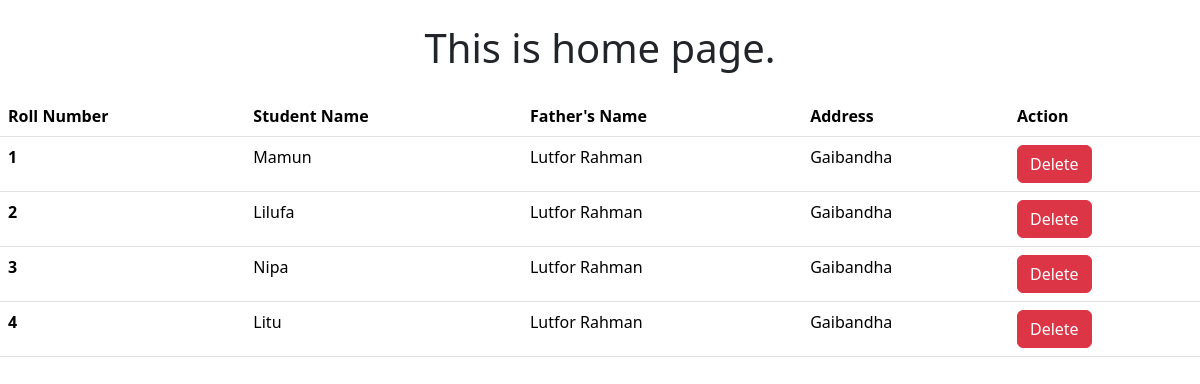
The page / on the database its author committed.
### first_app/models.py (models this page shows, shortened)
class Students(models.Model):
    name = models.CharField(max_length=20)
    roll = models.IntegerField(primary_key=True)
    address = models.TextField()
    father_name = models.TextField(default='Lutfor Rahman')

### first_app/views.py (the view)
# urls.py: path('', views.home, name='homepage'),
def home(request):
    students = models.Students.objects.all()
    return render(request, 'index.html', {'data': students})

### first_app/templates/index.html
{% extends 'base.html' %}
{% block content %}
  <h1 class="text-center my-4">This is home page.</h1>
  {% if data %}
    <table class="table">
      <thead>
        <tr>
          <th scope="col">Roll Number</th>
          <th scope="col">Student Name</th>
          <th scope="col">Father's Name</th>
          <th scope="col">Address</th>
          <th scope="col">Action</th>
        </tr>
      </thead>
      <tbody>
        {% for student in data %}
          <tr>
            <th scope="row">{{ student.roll }}</th>
            <td>{{ student.name }}</td>
            <td>{{ student.father_name }}</td>
            <td>{{ student.address }}</td>
            <td>
              <a href="{% url 'delete_student' student.roll %} " class="btn btn-danger text-white">Delete</a>
            </td>
          </tr>
        {% endfor %}
      </tbody>
    </table>
  {% else %}
    <h3>No data found.</h3>
  {% endif %}
{% endblock %}

### templates/base.html (shortened to what this page needs)
<!doctype html>
<html lang="en">
<head>
    <link href="https://cdn.jsdelivr.net/npm/bootstrap@5.3.2/dist/css/bootstrap.min.css" rel="stylesheet"
>
</head>
<body>
    {% block content %}{% endblock content %}
</body>
</html>

### rows shown on the page
Students: roll "1", name "Mamun", father_name "Lutfor Rahman", address "Gaibandha"
Students: roll "2", name "Lilufa", father_name "Lutfor Rahman", address "Gaibandha"
Students: roll "3", name "Nipa", father_name "Lutfor Rahman", address "Gaibandha"
Students: roll "4", name "Litu", father_name "Lutfor Rahman", address "Gaibandha"
